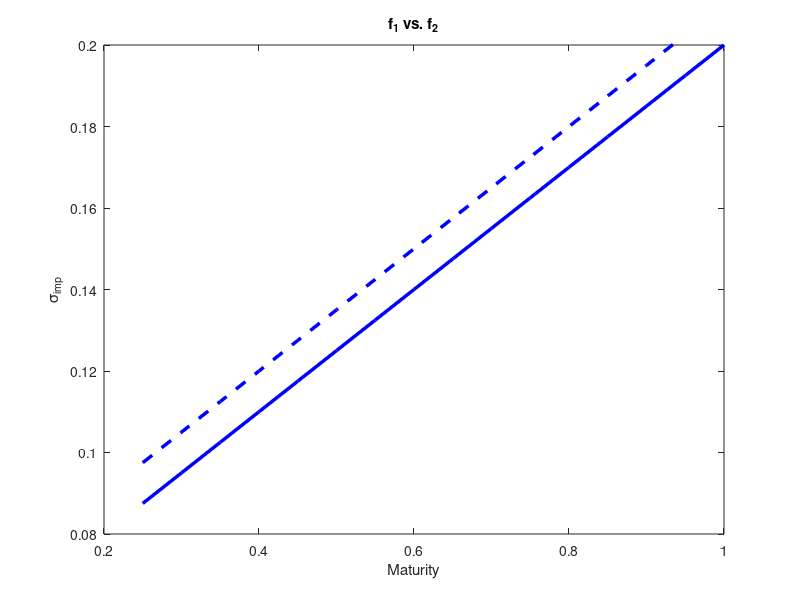
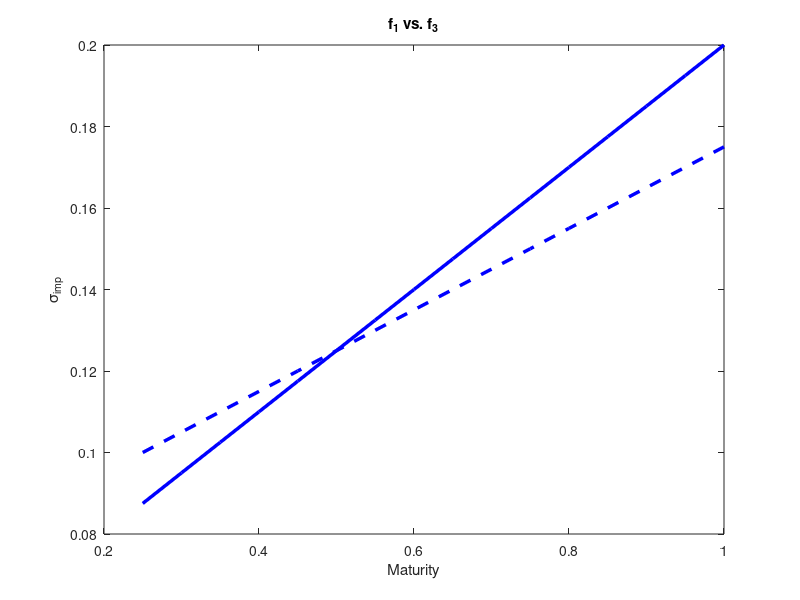

Reproduce these figures in MATLAB, in order.
% ---------------------------------------------------------------------
% Book:        SFS
% ---------------------------------------------------------------------
% Quantlet:    SFScalendarspread
% ---------------------------------------------------------------------
% Description: SFScalendarspread calculates and compare the prices of
%              the calendar spread for the following implied volatility
%              curves given as a function of maturity.
%              (i)  f1(tau) = 0.15 x tau + 0.05.
%              (ii) f2(tau) = 0.15 x tau + 0.06.
%              (iii)f3(tau) = 0.10 x tau + 0.075.
%              The plots compare the functions f2 and f3 to the function
%              f1.
%              Corresponds to exercise 17.5 in SFS.
% ---------------------------------------------------------------------
% Usage:       -
% ---------------------------------------------------------------------
% Inputs:      S0     - Closing price of underlying at time t_0
%              strike - strike prices
%              tau    - range of time to maturity
%              r      - interest rate
% ---------------------------------------------------------------------
% Output:      The prices of calendar spread for functions f1, f2 and f3.
%              Comparison of f1 and f2 and of f1 and f3.
% ---------------------------------------------------------------------
% Example:     -
% ---------------------------------------------------------------------
% Author:      Szymon Borak 20090731
% ---------------------------------------------------------------------

clear
close all
clc

%inputs
S0     = 100;
strike = 100;
tau    = 0.25:0.05:1;
r      = 0.02;

%define calendar spread
i1 = 1;i2=16;

f1 = @(x)0.15*x + 0.05 ; % initial
f2 = @(x)0.15*x + 0.06 ; % shifted
f3 = @(x)0.1*x + 0.075 ; % tilt

%calculate
%f1
ivterm = f1(tau);
call1  = blsprice(S0,strike,r,tau(i1),ivterm(i1));
call2  = blsprice(S0,strike,r,tau(i2),ivterm(i2));

CSp1   = call1 + call2;

%f2
ivterm = f2(tau);
call1  = blsprice(S0,strike,r,tau(i1),ivterm(i1));
call2  = blsprice(S0,strike,r,tau(i2),ivterm(i2));

CSp2   = call1 + call2;

%f3
ivterm = f3(tau);
call1  = blsprice(S0,strike,r,tau(i1),ivterm(i1));
call2  = blsprice(S0,strike,r,tau(i2),ivterm(i2));
CSp3   = call1 + call2;

%final results
disp('Prices of calendar spread')
disp('      f1        f2        f3')
disp([CSp1,CSp2,CSp3])

%difference f1 vs. f2
figure(1)
plot(tau,f1(tau),'linewidth',2.5, 'color',[0,0,1])
hold on
plot(tau,f2(tau),'linewidth',2.5,'color',[0,0,1],'linestyle','--')
hold off
title('f_1 vs. f_2')
xlabel('Maturity')
ylabel('\sigma_{imp}')
ylim([0.08,0.2])

%difference f1 vs. f3
figure(2)
plot(tau,f1(tau),'linewidth',2.5, 'color',[0,0,1])
hold on
plot(tau,f3(tau),'linewidth',2.5,'color',[0,0,1],'linestyle','--')
hold off
title('f_1 vs. f_3')
xlabel('Maturity')
ylabel('\sigma_{imp}')
%ylim([0.08,0.2])